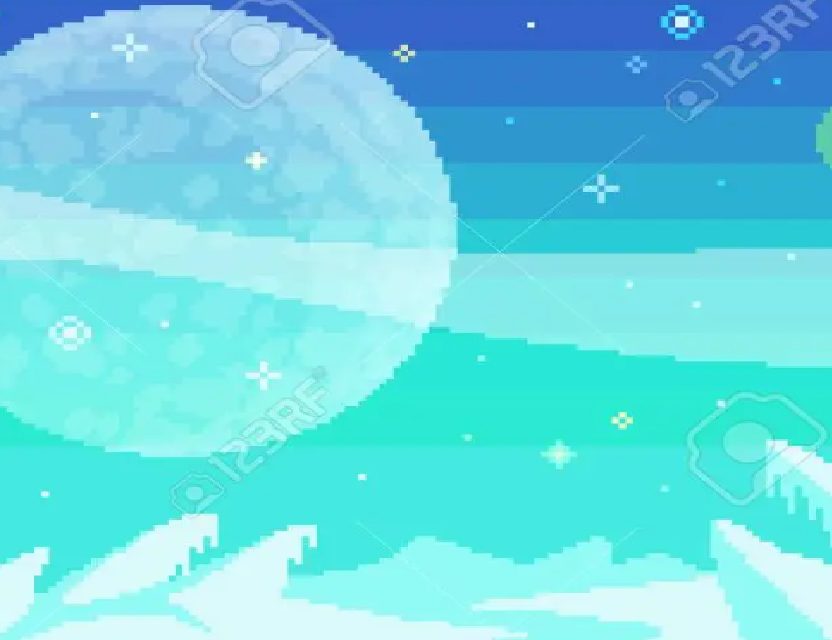

Below is a game level as drawn by its tile map, then a one-line description and the .tmx file that defines it, in full:
An orthogonal 13x10 tile map with 64x64 px tiles, 2 tile layers (fondo, plataforma).

<map version="1.8" tiledversion="1.8.5" orientation="orthogonal" renderorder="right-down" width="13" height="10" tilewidth="64" tileheight="64" infinite="0" nextlayerid="3" nextobjectid="1">
 <tileset firstgid="1" name="spritesheet (1)" tilewidth="64" tileheight="64" tilecount="204" columns="17">
  <image source="spritesheet (1).png" width="1128" height="800" />
  <tile id="1">
   <properties>
    <property name="collides" type="bool" value="true" />
   </properties>
  </tile>
 </tileset>
 <layer id="1" name="fondo" width="13" height="10">
  <data encoding="csv">
20,21,22,23,24,25,26,27,28,29,30,31,32,
37,38,39,40,41,42,43,44,45,46,47,48,49,
54,55,56,57,58,59,60,61,62,63,64,65,66,
71,72,73,74,75,76,77,78,79,80,81,82,83,
88,89,90,91,92,93,94,95,96,97,98,99,100,
105,106,107,108,109,110,111,112,113,114,115,116,117,
122,123,124,125,126,127,128,129,130,131,132,133,134,
139,140,141,142,143,144,145,146,147,148,149,150,151,
156,157,158,159,160,161,162,163,164,165,166,167,168,
173,174,175,176,177,178,179,180,181,182,183,184,185
</data>
 </layer>
 <layer id="2" name="plataforma" width="13" height="10">
  <data encoding="csv">
0,0,0,0,0,0,0,0,0,0,0,0,0,
0,0,0,0,0,0,0,0,0,0,0,0,0,
0,0,0,0,0,0,0,0,0,0,0,0,0,
0,0,0,0,0,0,0,0,0,0,0,0,0,
0,0,0,0,0,0,0,0,0,0,0,0,0,
0,0,0,0,0,0,0,0,0,0,0,0,0,
0,0,0,0,0,0,0,0,0,0,0,0,0,
0,0,0,0,0,0,0,0,0,0,0,0,0,
0,0,0,0,0,0,0,0,0,0,0,0,0,
0,0,0,0,0,0,0,0,0,0,0,0,0
</data>
 </layer>
</map>